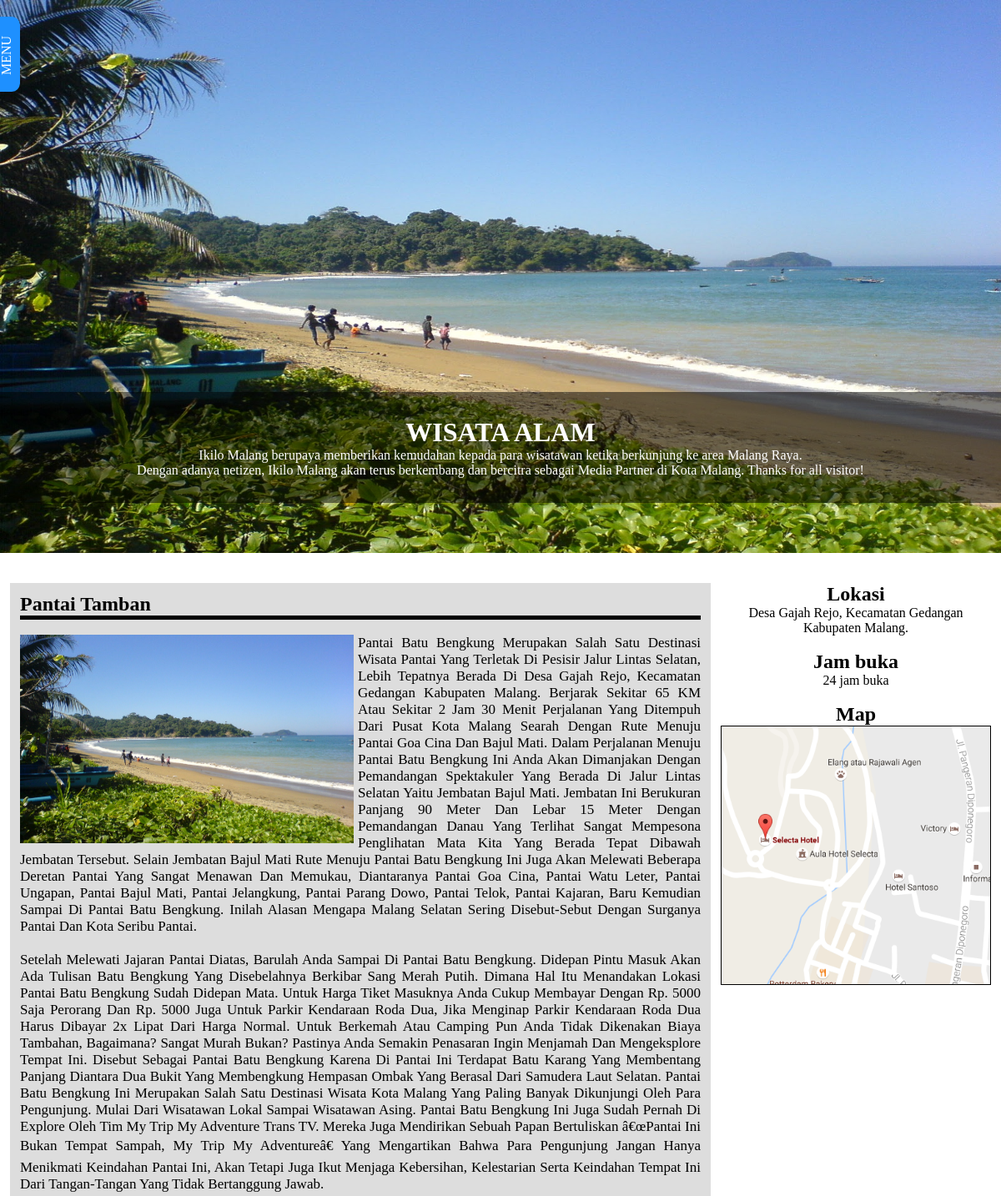
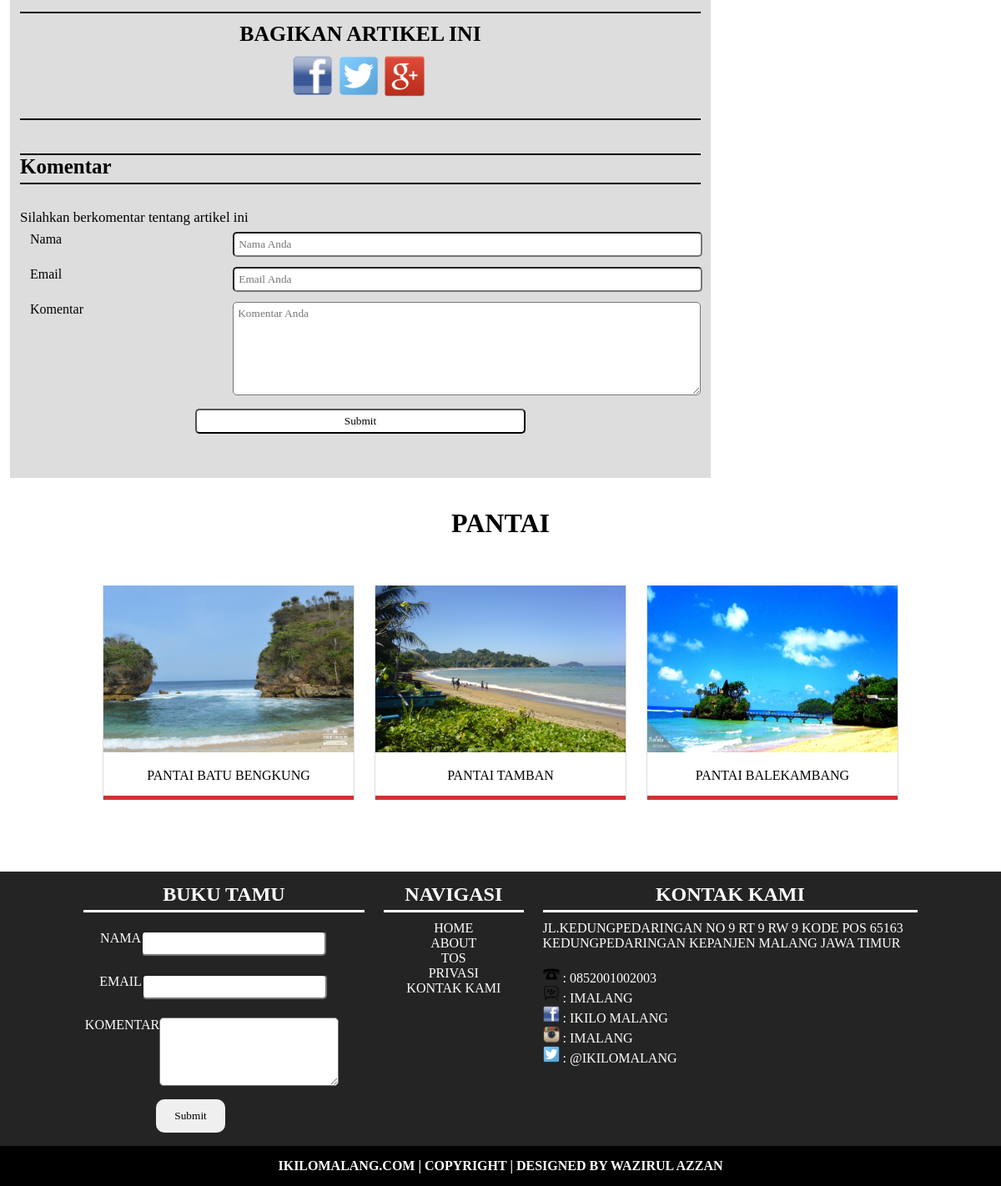
The app's page /artikel-alam.php?id=5 with its own data (2 pictures, top to bottom).
### tables this page shows
CREATE TABLE `tbl_wisata` (
  `id` int(11) NOT NULL,
  `nama` varchar(100) NOT NULL,
  `gambar` varchar(100) NOT NULL,
  `isi` text NOT NULL,
  `lokasi` text NOT NULL,
  `jambuka` varchar(100) NOT NULL,
  `like` int(11) NOT NULL,
  `kategori` int(11) NOT NULL,
  `subkategori` int(11) NOT NULL
);

CREATE TABLE `tbl_subkategori` (
  `id` int(11) NOT NULL,
  `subkategori` varchar(50) NOT NULL
);

### artikel-alam.php (the view, shortened to what this page needs)
<?php
include 'admin/conn.php';
?>
<!DOCTYPE html>
<html>
<head>
<link rel="stylesheet" type="text/css" href="css/artikel-alam.css">
</head>
<body>
<div class="box">
	<div class="nav">menu</div>
</div>
<div id="slider">
	<span class="inside"><h1>WISATA ALAM</h1>
		<p>Ikilo Malang berupaya memberikan kemudahan kepada para wisatawan ketika berkunjung ke area Malang Raya.<br> Dengan adanya netizen, Ikilo Malang akan terus 	berkembang dan bercitra sebagai Media Partner di Kota Malang. Thanks for all visitor!
	</p></span>
	<figure>
		<?php
		$id = $_GET['id'];
		$slide = mysqli_query($conn,"SELECT a.id,a.nama,a.gambar,a.isi,a.lokasi,a.jambuka,b.kategori,c.subkategori from tbl_wisata a left join tbl_kategori b on a.kategori = b.id left join tbl_subkategori c on a.subkategori = c.id where a.id = $id ");
		$dslide = mysqli_fetch_array($slide);
		?>
		<img src="images/<?=$dslide['gambar']?>">
	</figure>
</div>
<div id="isi">
	<div class="body">
		<?php
		$body = mysqli_query($conn,"SELECT a.id,a.nama,a.gambar,a.isi,a.lokasi,a.jambuka,b.kategori,c.subkategori from tbl_wisata a left join tbl_kategori b on a.kategori = b.id left join tbl_subkategori c on a.subkategori = c.id where a.id = $id ");
		$dbody = mysqli_fetch_array($body);
		$subkategori = $dbody['subkategori'];
		?>
	<h2><?=$dbody['nama']?></h2>
	<br><img src="images/<?=$dbody['gambar']?>"><p><?=nl2br($dbody['isi'])?></p>
	<br>
	<hr color="#000">
	<span class="share">
	<h3>Bagikan Artikel Ini</h3>
	<img src="img/fbico.png"/><img src="img/twitterico.png"/><img src="img/gplusico.png">
	</span>
	<br>
	<hr color="#000">
	<span class="komentar">
	<h3>Komentar</h3>
	<p class="komen">Silahkan berkomentar tentang artikel ini</p>
	<form method="post">
		<table class="tbl-ngisi">
			<tr>
				<td>Nama</td><td><input type="text" placeholder="Nama Anda" name="nama"></input></td>
			</tr>
			<tr>
				<td>Email</td><td><input type="text" placeholder="Email Anda" name="email"></input></td>
			</tr>
			<tr>
				<td>Komentar</td><td><textarea name="komentar" placeholder="Komentar Anda"></textarea></td>
			</tr>
			<tr><th colspan="2"><input type="submit" name="btn-komen"></input></th></tr>
		</table>
	</form>
	</span>
	</div>
	<div class="sidebar">
		<h2>Lokasi</h2>
		<p><?=$dbody['lokasi']?></p>
		<br>
		<h2>Jam buka</h2>
		<p><?=$dbody['jambuka']?></p>
		<br>
		<h2>Map</h2>
		<div class="map-wrap"><img src="img/map.png" width="300px" height="300px"></div>
	</div>
</div>
<div id="wisata">
	<h1><?=$dbody['subkategori']?></h1>
	<ul class="tw-box">
	<?php
	$pantai = mysqli_query($conn,"SELECT tbl_wisata.id,tbl_wisata.nama,tbl_wisata.gambar,tbl_wisata.isi,tbl_wisata.lokasi,tbl_wisata.jambuka,tbl_kategori.kategori,tbl_subkategori.subkategori from tbl_wisata,tbl_kategori,tbl_subkategori where tbl_wisata.kategori = tbl_kategori.id and tbl_wisata.subkategori = tbl_subkategori.id and tbl_subkategori.subkategori = '$subkategori'  limit 0,4");
	while ($dpantai = mysqli_fetch_array($pantai)) {
	?>
	<li class="tw-item"><div class="img-wrap"><img src="images/<?=$dpantai['gambar']?>"></div><p class="alam"><a href="artikel-alam.php?id=<?=$dpantai['id']?>"><?=$dpantai['nama']?></a></p></li>
	<?php
	}
	?>
	</ul>
</div>
<div id="footer">
	<table class="menufoot">
		<tr>
		<td class="bukutamu">
			<h2>Buku Tamu</h2>
			<table>
				<tr><td>NAMA</td><td><input type="text"></input></td></tr>
				<tr><td>EMAIL</td><td><input type="text"></input></td></tr>
				<tr><td>KOMENTAR</td><td><textarea></textarea></td></tr>
				<tr><th colspan="2"><input type="submit"></input></th></tr>
			</table>
		</td>
		<td class="navigasi"><h2>navigasi</h2>
		<ul>
			<li><a href="">home</a></li>
			<li><a href="">about</a></li>
			<li><a href="">tos</a></li>
			<li><a href="">privasi</a></li>
			<li><a href="">kontak kami</a></li>
		</ul>
		</td>
		<td class="kontakkami"><h2>Kontak kami</h2>
		<p>JL.Kedungpedaringan No 9 RT 9 RW 9 Kode Pos 65163 Kedungpedaringan Kepanjen Malang Jawa Timur</p>
					<br><img src="img/phoneico.png" width="20px" height="20px"> : 0852001002003<br><img src="img/bbm.png" width="20px" height="20px"> : IMALANG<br><img src="img/fbico.png" width="20px" height="20px"> : IKILO MALANG<br> <img src="img/igico.png" width="20px" height="20px"> : IMALANG<br> <img src="img/twitterico.png" width="20px" height="20px"> : @ikilomalang
		</td>
		</tr>
	</table>
	<h4>ikilomalang.com | copyright | designed by wazirul azzan</h4>
</div>
</body>
</html>

### css/artikel-alam.css (style rules this page uses)
* { margin: 0;padding: 0;font-family: comic sans ms; }
a { text-decoration: none; }
ul { list-style: none; }
.box { height: 100%; position: fixed; width: 210px; left: -236px; background: #1E90FF; z-index: 10; color: white; padding: 10px; text-transform: uppercase; }
.nav { position: absolute; right: -60px; background: #1E90FF; cursor: pointer; top: 50px; transform: rotate(-90deg); padding: 5px 20px; width: 50px; height: 20px; border-radius: 0 0 10px 10px; }
#slider { overflow: hidden; }
#slider figure img { width: 100%; float: left; }
#slider figure { width: 100%; position: relative; left: 0; }
#slider img { height: 663px; }
#slider .inside { z-index: 2; position: absolute; text-align: center; top: 470px; width: 90%; padding: 30px 5%; color: white; background: rgba(0,0,0,0.5); }
#wisata { width: 100%; text-align: center; margin-bottom: 1%; text-transform: uppercase; }
#wisata h1 { margin: 3% 0; }
.tw-box { text-align: center; width: 100%; display: block; }
.tw-box:after,.tw-item:before { display: table;content: ''; }
.tw-box:after { clear: both; }
.tw-item { overflow: hidden; width: 300px; border-left: 1px solid #ddd; border-right: 1px solid #ddd; cursor: pointer; display: inline-block; margin: 20px 10px 70px 10px; }
.tw-item img { width: 300px; height: 200px; transition: all ease-in-out 0.4s; }
.img-wrap { overflow: hidden; }
.tw-item p { width: 300px; padding: 15px 0; background: white; }
.tw-item a { color: black; }
.alam { border-bottom: 5px solid #cc3333; }
#footer { background: #000; color: #fff; text-align: center; text-transform: uppercase; }
#footer h4 { padding: 15px 0; }
.menufoot { overflow: hidden; width: 100%; margin-top: 1%; background: #242424; padding: 1% 3%; }
.bukutamu { width: 30%; }
.bukutamu table td { vertical-align: top; padding: 10px 0; }
.bukutamu table input[type='text'] { width: 128%; padding: 5px 1%; border-radius: 5px; }
.bukutamu table textarea { width: 128%; padding: 5px 1%; border-radius: 5px; height: 70px; }
.bukutamu table input[type='submit'] { padding: 10px 20px; display: block; margin: 0 auto; border:2px solid transparent; cursor: pointer; border-radius: 10px; }
.menufoot h2 { padding-bottom: 5px; border-bottom: 3px solid #fff; margin-bottom: 10px; }
.menufoot td { vertical-align: top; display: inline-block; padding:0 1%; }
.navigasi { width: 15%; }
.navigasi a { color: #fff; }
.kontakkami { width: 40%; text-align: left; }
.kontakkami h2 { text-align: center; }
#isi { width: 100%; display: block; overflow: hidden; margin: 3% 0 2% 0; }
.body { background: #ddd; display: block; width: 68%; margin-left: 1%; float: left; padding:1% 1% 3% 1%; overflow: hidden; }
.body img { width: 400px; height: 250px; float: left; padding: 0 5px 2px 0; }
.body p { text-align: justify; font-family: times new roman; font-size: 17px; }
.body h2 { border-bottom:5px solid #000; }
.share { padding-top: 10px; display: block; font-size: 22px; text-transform: uppercase; text-align: center; }
.share img { display: inline-block; float: none; padding-top: 10px; width: 50px; height: 50px; }
.komentar { display: block; padding: 10px 0; }
.komentar h3 { margin-top: 30px; font-size: 25px; font-weight: bold; padding-bottom: 5px; margin-bottom: 10px; border-bottom: 2px solid #000; border-top: 2px solid #000; }
.komentar table td,.komentar table th { vertical-align: top; padding:5px 10px; }
.komentar .komen { padding-top: 20px; }
.tbl-ngisi { width: 100%; }
.tbl-ngisi input[type='text'] { width:100%; padding:5px; border-radius: 5px; }
.tbl-ngisi textarea { width: 100%; border-radius: 5px; padding:5px; height: 100px; }
.tbl-ngisi input[type='submit'] { width: 50%; display: block; padding:5px; margin: 0 auto; background: white; border-radius: 5px; }
.body hr { color: #000; background: #000; }
.sidebar { display: block; width: 27%; float: right; position: relative; margin-right: 1%; }
.sidebar h2,.sidebar p { text-align: center; }
.sidebar img { width: 100%; transform: scale(1.5); margin-top: 5px; }
.map-wrap { overflow: hidden; border:1px solid #000; }

### records on screen
tbl_wisata: gambar (picture), nama "Pantai Tamban", isi "Pantai Batu Bengkung Merupakan Salah Satu Destinasi Wisata Pantai Yang Terletak Di Pesisir Jalur Lintas Selatan, Lebih Tepatnya Berada Di Desa Gajah Rejo, Kecamatan Gedangan Kabupaten Malang. Berjarak Sekitar 65 KM Atau Sekitar 2 Jam 30 Menit Perjalanan Yang Ditempuh Dari Pusat Kota Malang Searah Dengan Rute Menuju Pantai Goa Cina Dan Bajul Mati. Dalam Perjalanan Menuju Pantai Batu Bengkung Ini Anda Akan Dimanjakan Dengan Pemandangan Spektakuler Yang Berada Di Jalur Lintas Selatan Yaitu Jembatan Bajul Mati. Jembatan Ini Berukuran Panjang 90 Meter Dan Lebar 15 Meter Dengan Pemandangan Danau Yang Terlihat Sangat Mempesona Penglihatan Mata Kita Yang Berada Tepat Dibawah Jembatan Tersebut.…", lokasi "Desa Gajah Rejo, Kecamatan Gedangan Kabupaten Malang.", jambuka "24 jam buka", tbl_subkategori.subkategori "PANTAI", nama "PANTAI TAMBAN"
tbl_wisata: gambar (picture), nama "PANTAI BATU BENGKUNG"
tbl_wisata: gambar (picture), nama "PANTAI BALEKAMBANG"
